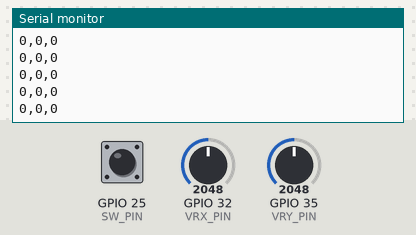
Simulated run of this sketch. Board: ESP32. Parts: the last lines printed to the serial monitor. The inputs (shaded band) are chosen by the test bench; at power-on: GPIO 32 (VRX_PIN) = 2048, GPIO 35 (VRY_PIN) = 2048, GPIO 25 (SW_PIN) HIGH.

Above: at 1.8 s.
1.9 s: GPIO 32 (VRX_PIN) set to 2866
At 2.5 s:
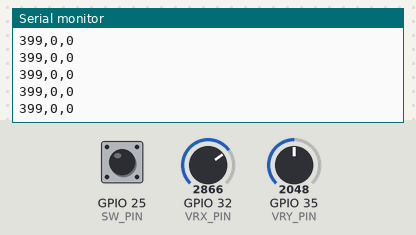
3.4 s: GPIO 35 (VRY_PIN) set to 2866
At 4.0 s:
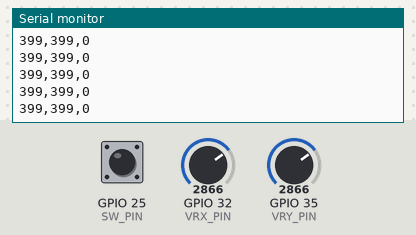
4.9 s: GPIO 25 (SW_PIN) pulled LOW for 0.15 s
6.5 s: GPIO 32 (VRX_PIN) set to 3603
At 7.0 s:
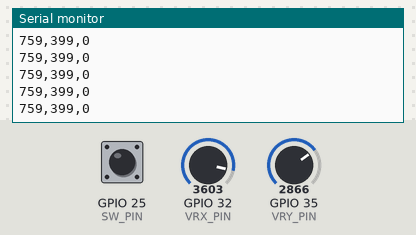
8.0 s: GPIO 25 (SW_PIN) pulled LOW for 1 s
At 8.8 s:
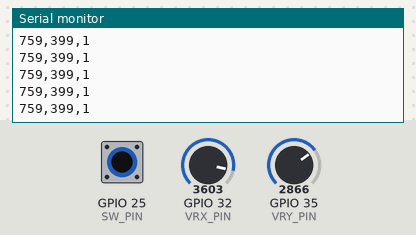
10.5 s: GPIO 35 (VRY_PIN) set to 3603
At 11.0 s:
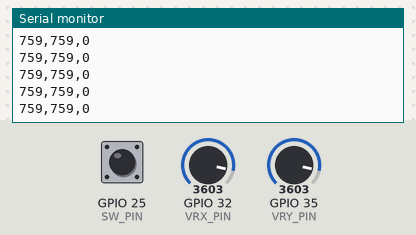
Timing chart, 0 to 13.0 s (numbered marks = the images above; inputs shaded):
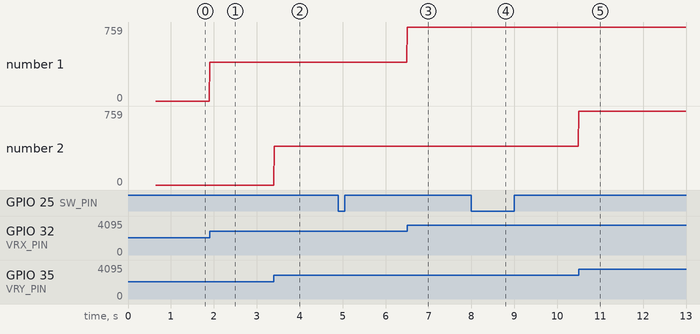

Measured:
- after the input at 1.9 s, the serial monitor: prints a new line at once (image 1)
- after the input at 3.4 s, the serial monitor: prints a new line at once (image 2)
- after the input at 6.5 s, the serial monitor: prints a new line at once (image 3)
- after the input at 8.0 s, the serial monitor: prints a new line at once (image 4)
- after the input at 10.5 s, the serial monitor: prints a new line at once (image 5)
- plotted number 1: 0 → 399 after the input at 1.9 s, 399 → 759 after the input at 6.5 s

The sketch:

joystickmousecontrol.ino
```cpp
// ESP32 Joystick -> Serial stream for PC mouse control
// Sends: dx,dy,sw\n   (integers; sw = 1 when pressed)

#define VRX_PIN 32
#define VRY_PIN 35
#define SW_PIN  25

// Tuning
const int CAL_SAMPLES = 200;
const int DEADZONE    = 80;  // increase if cursor drifts
const int MAX_OUTPUT  = 1000;  // scale of dx/dy sent to PC

int cx = 2048, cy = 2048;

int clampInt(int v, int lo, int hi) {
  if (v < lo) return lo;
  if (v > hi) return hi;
  return v;
}

void setup() {
  Serial.begin(115200);
  pinMode(SW_PIN, INPUT_PULLUP);

  // Calibrate center (don't touch joystick during this)
  long sx = 0, sy = 0;
  for (int i = 0; i < CAL_SAMPLES; i++) {
    sx += analogRead(VRX_PIN);
    sy += analogRead(VRY_PIN);
    delay(3);
  }
  cx = sx / CAL_SAMPLES;
  cy = sy / CAL_SAMPLES;

  Serial.print("Center cx="); Serial.print(cx);
  Serial.print(" cy="); Serial.println(cy);
}

void loop() {
  int x  = analogRead(VRX_PIN);
  int y  = analogRead(VRY_PIN);
  int sw = (digitalRead(SW_PIN) == LOW) ? 1 : 0;

  int dx = x - cx;
  int dy = y - cy;

  // Deadzone to stop drifting
  if (abs(dx) < DEADZONE) dx = 0;
  if (abs(dy) < DEADZONE) dy = 0;

  // Map roughly to -MAX_OUTPUT..MAX_OUTPUT (ESP32 ADC ~0..4095)
  // 2048-ish is center; range is about +/-2048
  dx = (dx * MAX_OUTPUT) / 2048;
  dy = (dy * MAX_OUTPUT) / 2048;

  dx = clampInt(dx, -MAX_OUTPUT, MAX_OUTPUT);
  dy = clampInt(dy, -MAX_OUTPUT, MAX_OUTPUT);

  // Send as CSV
  Serial.print(dx);
  Serial.print(",");
  Serial.print(dy);
  Serial.print(",");
  Serial.println(sw);

  delay(10); // ~100 updates/sec
}
```
